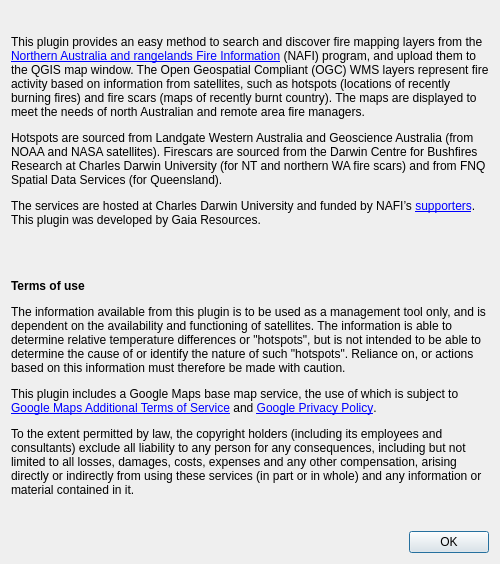
<?xml version="1.0" encoding="UTF-8"?>
<ui version="4.0">
 <class>NafiAboutDialogBase</class>
 <widget class="QDialog" name="NafiAboutDialogBase">
  <property name="geometry">
   <rect>
    <x>0</x>
    <y>0</y>
    <width>1414</width>
    <height>830</height>
   </rect>
  </property>
  <property name="sizePolicy">
   <sizepolicy hsizetype="Preferred" vsizetype="Preferred">
    <horstretch>0</horstretch>
    <verstretch>0</verstretch>
   </sizepolicy>
  </property>
  <property name="windowTitle">
   <string>About NAFI Fire Maps</string>
  </property>
  <property name="windowIcon">
   <iconset resource="resources.qrc">
    <normaloff>:/plugins/nafi/images/icon.png</normaloff>:/plugins/nafi/images/icon.png</iconset>
  </property>
  <layout class="QVBoxLayout" name="outerVerticalLayout">
   <property name="sizeConstraint">
    <enum>QLayout::SetFixedSize</enum>
   </property>
   <item>
    <layout class="QVBoxLayout" name="verticalLayout">
     <property name="spacing">
      <number>10</number>
     </property>
     <item>
      <widget class="QLabel" name="iconLabel">
       <property name="text">
        <string>&lt;html&gt;&lt;head/&gt;&lt;body&gt;&lt;p&gt;&lt;img src=&quot;:/plugins/nafi/images/icon.png&quot;/&gt;&lt;/p&gt;&lt;/body&gt;&lt;/html&gt;</string>
       </property>
       <property name="scaledContents">
        <bool>true</bool>
       </property>
       <property name="alignment">
        <set>Qt::AlignCenter</set>
       </property>
       <property name="margin">
        <number>0</number>
       </property>
      </widget>
     </item>
     <item>
      <widget class="QLabel" name="aboutLabel">
       <property name="sizePolicy">
        <sizepolicy hsizetype="Expanding" vsizetype="Expanding">
         <horstretch>0</horstretch>
         <verstretch>0</verstretch>
        </sizepolicy>
       </property>
       <property name="text">
        <string>&lt;html&gt;&lt;head/&gt;&lt;body&gt;&lt;p&gt;This plugin provides an easy method to search and discover fire mapping layers from the &lt;a href=&quot;https://firenorth.org.au&quot;&gt;&lt;span style=&quot; text-decoration: underline; color:#0000ff;&quot;&gt;Northern Australia and rangelands Fire Information&lt;/span&gt;&lt;/a&gt; (NAFI) program, and upload them to the QGIS map window. The Open Geospatial Compliant (OGC) WMS layers represent fire activity based on information from satellites, such as hotspots (locations of recently burning fires) and fire scars (maps of recently burnt country). The maps are displayed to meet the needs of north Australian and remote area fire managers.&lt;/p&gt;&lt;p&gt;Hotspots are sourced from Landgate Western Australia and Geoscience Australia (from NOAA and NASA satellites). Firescars are sourced from the Darwin Centre for Bushfires Research at Charles Darwin University (for NT and northern WA fire scars) and from FNQ Spatial Data Services (for Queensland).&lt;/p&gt;&lt;p&gt;The services are hosted at Charles Darwin University and funded by NAFI’s &lt;a href=&quot;https://firenorth.org.au/nafi3/views/about/supporters.htm&quot;&gt;&lt;span style=&quot; text-decoration: underline; color:#0000ff;&quot;&gt;supporters&lt;/span&gt;&lt;/a&gt;. This plugin was developed by Gaia Resources.&lt;/p&gt;&lt;p&gt;&lt;br/&gt;&lt;/p&gt;&lt;p&gt;&lt;span style=&quot; font-weight:600;&quot;&gt;Terms of use&lt;/span&gt;&lt;/p&gt;&lt;p&gt;The information available from this plugin is to be used as a management tool only, and is dependent on the availability and functioning of satellites. The information is able to determine relative temperature differences or &amp;quot;hotspots&amp;quot;, but is not intended to be able to determine the cause of or identify the nature of such &amp;quot;hotspots&amp;quot;. Reliance on, or actions based on this information must therefore be made with caution.&lt;/p&gt;&lt;p&gt;This plugin includes a Google Maps base map service, the use of which is subject to &lt;a href=&quot;https://maps.google.com/help/terms_maps/&quot;&gt;&lt;span style=&quot; text-decoration: underline; color:#0000ff;&quot;&gt;Google Maps Additional Terms of Service&lt;/span&gt;&lt;/a&gt; and &lt;a href=&quot;https://www.google.com/policies/privacy/&quot;&gt;&lt;span style=&quot; text-decoration: underline; color:#0000ff;&quot;&gt;Google Privacy Policy&lt;/span&gt;&lt;/a&gt;.&lt;/p&gt;&lt;p&gt;To the extent permitted by law, the copyright holders (including its employees and consultants) exclude all liability to any person for any consequences, including but not limited to all losses, damages, costs, expenses and any other compensation, arising directly or indirectly from using these services (in part or in whole) and any information or material contained in it.&lt;/p&gt;&lt;/body&gt;&lt;/html&gt;</string>
       </property>
       <property name="textFormat">
        <enum>Qt::RichText</enum>
       </property>
       <property name="alignment">
        <set>Qt::AlignLeading|Qt::AlignLeft|Qt::AlignTop</set>
       </property>
       <property name="wordWrap">
        <bool>true</bool>
       </property>
       <property name="openExternalLinks">
        <bool>true</bool>
       </property>
      </widget>
     </item>
     <item>
      <widget class="QLabel" name="firescarLabel">
       <property name="sizePolicy">
        <sizepolicy hsizetype="Preferred" vsizetype="Minimum">
         <horstretch>0</horstretch>
         <verstretch>0</verstretch>
        </sizepolicy>
       </property>
       <property name="maximumSize">
        <size>
         <width>16777215</width>
         <height>400</height>
        </size>
       </property>
       <property name="text">
        <string>&lt;html&gt;&lt;head/&gt;&lt;body&gt;&lt;p&gt;&lt;img src=&quot;:/plugins/nafi/images/firescar.jpg&quot;/&gt;&lt;/p&gt;&lt;/body&gt;&lt;/html&gt;</string>
       </property>
       <property name="scaledContents">
        <bool>true</bool>
       </property>
       <property name="alignment">
        <set>Qt::AlignCenter</set>
       </property>
       <property name="margin">
        <number>0</number>
       </property>
      </widget>
     </item>
     <item>
      <widget class="QDialogButtonBox" name="buttonBox">
       <property name="orientation">
        <enum>Qt::Horizontal</enum>
       </property>
       <property name="standardButtons">
        <set>QDialogButtonBox::Ok</set>
       </property>
      </widget>
     </item>
    </layout>
   </item>
  </layout>
 </widget>
 <resources/>
 <connections>
  <connection>
   <sender>buttonBox</sender>
   <signal>accepted()</signal>
   <receiver>NafiAboutDialogBase</receiver>
   <slot>accept()</slot>
   <hints>
    <hint type="sourcelabel">
     <x>20</x>
     <y>20</y>
    </hint>
    <hint type="destinationlabel">
     <x>20</x>
     <y>20</y>
    </hint>
   </hints>
  </connection>
 </connections>
</ui>
